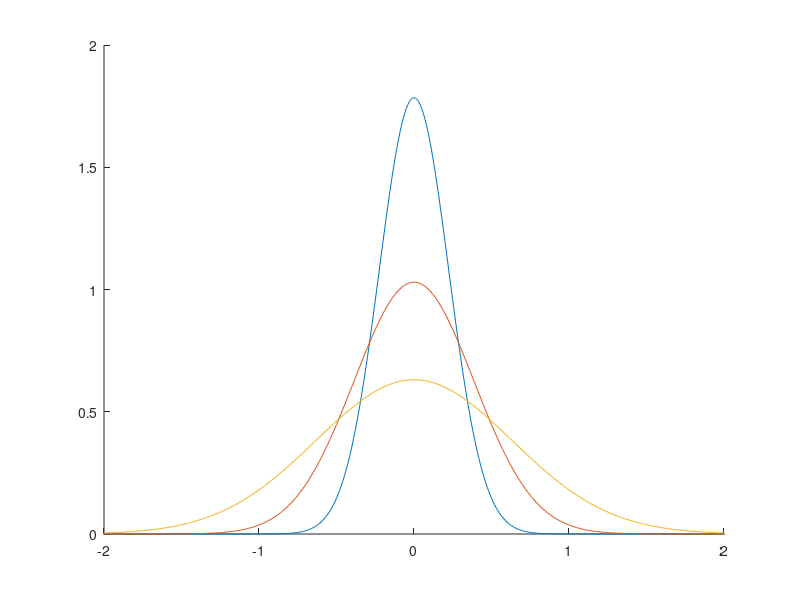
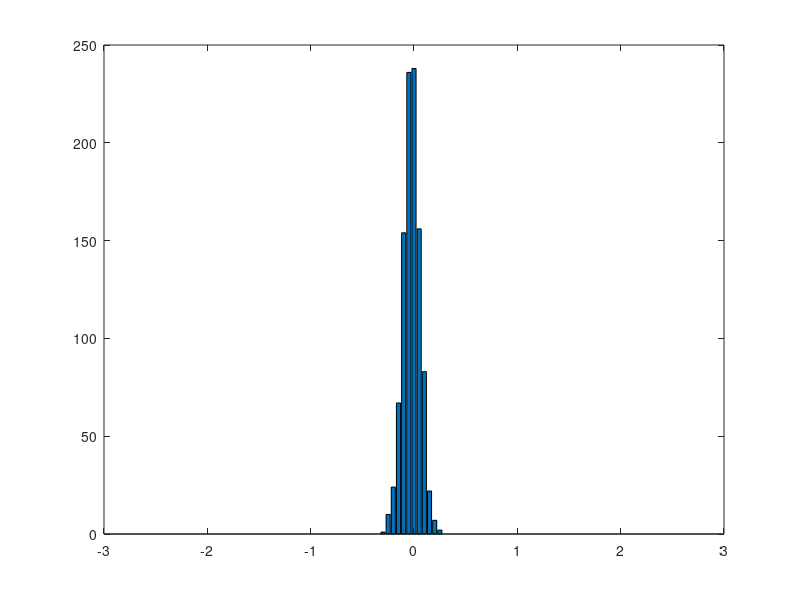

Write the MATLAB code that produced these figures, in order.
clc, clear all, format compact


figure(1)
clf(1)
hold all

sigma_2 = 0.4;

for sigma_2 = [0.05, 0.15, 0.4]
    mu = 0;

    sigma = sqrt(sigma_2)
    x = -5:0.01:5;
    % y = (1/(sigma * sqrt(2*pi)) * exp(-1/2*((x-mu)/(sigma)).^2));
    y = (1/(sigma * sqrt(2*pi)) * exp(-1/2*((x-mu)/(sigma)).^2));
    y_inv = y;


    plot(x,y_inv)
end 
xlim([-2,2])

%%

r = [0.07049364245017413
0.023188497055053638
-0.021466584789633765
0.06351693429032126
-0.009147574889195122
-0.030519922270735706
-0.02353601635415278
0.07805298867153743
-0.0009837578872729615
-0.0030073852882096853
0.06381577816741968
0.054940184275845044
0.03650815526750954
0.03558121971626521
0.12631627285984676
-0.08496524009426482
-0.06590457695603705
0.013989368129586122
-0.0013630720758682766
-0.005372756993374888
0.04124822937672366
-0.008432680421244391
-0.06570214644846153
0.03505711627383488
-0.024526240287138783
0.04025382964623062
0.05365335451900655
-0.02748022933381095
0.08282045509761643
-0.08224157938062086
0.0005766718266128076
0.12990710423938645
-0.16257721493163904
0.03226775927184587
-0.17379131567813416
0.04576179255097181
-0.021929026859685844
-0.08631440602251866
0.06341505776480427
-0.09351642345764322
0.0316784834372884
0.044753208871992634
0.12154123697012198
0.032368238497692735
-0.04345182232494373
0.03706042378766882
0.10177526500554873
0.08278984671912631
0.06814282059349054
0.02891970569399241
-0.0790276829919553
-0.06301014234331974
0.004158975178870779
-0.07147938486602637
-0.030441445602389372
-0.004627522764325473
0.14626583887155675
-0.009118250996163436
0.0385175753631079
-0.024915177245714088
0.031683091293290666
0.07118490716510176
0.010637309979673125
0.055577331456412436
0.06128443525704568
0.050486207522777604
0.07349374397070911
0.05403910510893419
-0.11370583282066045
-0.0335080907287524
-0.03242109170662949
0.06164386795260681
-0.07316230932310623
0.08265692561035647
0.11802158420335497
-0.020722788162536632
-0.03574004436262591
-0.07381380350628536
0.06840025929866977
0.050672613791751794
-0.10446097735157128
0.0030316090704232846
-0.21514423644659134
-0.1629308184829506
0.0634859436483811
-0.0073229124036179125
-0.03259123624328511
-0.020735173204611632
-0.009659773206778379
-0.05570847421946373
0.06449475225154694
0.12715825238798234
0.08997015859266327
-0.0481305090529602
-0.09494767155075386
0.012876371052518924
-0.03564633063156597
0.03937259285936998
-0.24119624833931078
0.05548645418556442
-0.10474682420702795
0.10464258632399168
-0.06458057153682631
-0.22887924231978246
-0.008384640111727777
-0.03142835907565044
0.16375646910206332
0.016323840388075966
0.024979976142400943
0.011077069608927749
-0.028964329395273606
0.016857026758917745
0.04882546711899221
-0.02650243331900875
-0.14736296779928165
-0.025828251308264553
0.10067250553854538
0.033116593471466185
0.0865856632885546
-0.018552007826679106
0.17153178123230045
-0.08999157517729194
-0.12144039359595132
0.009543093545457194
-0.06615201563648922
-0.02343279193386987
-0.05989068237948426
0.012948105956986573
-0.08880832753267948
0.06658970867734394
-0.07046283872936043
0.047681089719979676
0.08894002658693241
0.008281179166325146
0.14907280122398256
-0.2384696942938034
-0.03409936573697606
-0.05260798344576767
0.12941366861017062
0.022081549078094596
0.0853437171075178
0.03246583493777474
0.0051062994576880705
0.13607941913234983
0.0612664972892933
-0.05700470868109809
0.036430445193944
0.12187012719387007
0.05536581018167763
0.05328291026141084
-0.14946416830081952
0.1397905635364655
-0.008898236807682822
-0.09955337091175198
0.001486487736185255
-0.07202994593392122
-0.08109789624200145
-0.013610146086798468
-0.008501801133665044
0.13289891889811523
-0.12913892300130927
-0.0922421261152483
-0.04419500627632183
0.01577797335328078
0.005216828291409014
0.04103981247447019
0.09327489282132953
0.02679584856422161
0.01089602217095185
-0.05359760303630968
0.033716415075716294
0.1735622443588632
-0.050944904314307635
-0.012445630765191285
-0.005529068957948539
0.11293245192805279
-0.043532429560269294
0.0008856541021905933
-0.11560711393872522
0.011365530115904044
-0.1182794676399359
-0.08146277120484938
-0.10258849515513924
0.05604947352674695
0.04670722199362801
-0.05783424707451695
0.0655403812727268
0.04626476065717938
-0.030011885193039173
0.021535491890084416
-0.030214483756157613
0.010462822912310512
-0.047222671998856214
0.06432844867882366
-0.24116808184782568
-0.009296971517029023
-0.030320934037966686
-0.014549152615527696
-0.13247770920251123
-0.04565862054468532
-0.030603765770947793
-0.0852314078412895
-0.04139712636589657
0.10864514363182401
-0.051696668845220894
0.005550893887751026
0.03662416744147952
-0.10092089463996093
-0.043399842680840364
0.09115580201935304
0.06324656695214233
0.06950821655424658
-0.019454046170860835
0.14328033587425767
-0.15565031615153854
0.06055567808543388
-0.053772839136001616
0.17556873693497577
-0.09518482937960916
0.10113536029706234
-0.07380674050414364
0.1295289777550252
0.04812098865879045
-0.10849460350510894
0.08682240774623927
0.1030943045003043
0.0858838563825592
-0.1707789989242413
-0.009728921693804286
0.10916065973393008
0.03334873318030022
-0.01667088573307192
-0.007199937273622083
0.0924328170355816
-0.052903022981003855
-0.03138760428766149
-0.042395361028980345
0.11067769767054779
0.2208666834814615
0.01713243055381474
0.044927208849517945
0.12080736898133246
0.008265243339919213
-0.016351508416198535
0.01065226765549083
-0.05636526764289163
0.01009317450341335
-0.0022427458483363937
-0.057051859169725376
0.09627023301011618
-0.15808754757241367
-0.05761235657867521
0.11943286288665989
-0.045714185983216665
0.21879920098764172
0.020769718356717374
-0.03768355862017721
0.07583831613440827
-0.10089570162565167
0.005110335429617231
0.07315043020702927
0.15805769839022774
0.07105360871218641
-0.013753007547420617
0.13875522066564266
0.0367904063941994
-0.029175426657554706
-0.09422989779251456
0.013325817441319377
-0.006249318014993013
0.0484815479416523
0.1736380290756562
0.06274062136913236
0.05289518547376746
-0.019883572928615274
-0.05705007638133421
-0.0710852291601713
0.06394223522163046
-0.07422358473399157
-0.02215329531427652
-0.009050786319593895
0.05836234254521744
-0.14009108105317744
0.01614199746523376
0.024691508212180257
-0.09791408328602776
-0.05853559843099217
-0.12001314020407808
-0.031226276945873623
-0.05810375892353884
0.08829501083420821
0.08676396774373599
0.011498167263808765
-0.03337632327993353
-0.0831007007336457
-0.0796675837562488
-0.06933790190782389
0.15275230216917657
-0.0425325102239743
0.041333100448208294
0.08572022705444926
-0.012324686404595879
-0.1165359505609442
0.08142764208784956
0.04993431835313296
-0.07276096361309835
0.09475314550984477
0.13923207716135236
0.08263149327015738
0.056662486747006656
-0.12366275509757024
0.19320249702632736
-0.0723333629050336
-0.10591645792386097
-0.08124806788704257
0.05820040019638291
0.17559462756470376
-0.07914147896493046
0.1007185477392154
-0.0018755614153211047
0.07615602933140342
-0.06104219214306341
-0.0115565565239044
-0.018349400891172755
-0.012182327041739
-0.0748813388055744
0.016775286528512595
-0.04057217998861223
0.029204454636691222
0.0948253805026605
0.03288913509645225
0.0818762661869971
0.12802169266645794
-0.10544849259324117
0.07457064208604697
-0.006918923761391557
0.0466195846742209
-0.02883470491926731
0.05145428699710648
-0.02631918643608648
0.02176314589176038
0.05004445300642587
-0.0557601867826943
-0.1835534111915166
0.008612129543630415
-0.07066738127071613
-0.047867438703131454
-0.042699219781779874
-0.10999821605825373
-0.09021428342334424
0.0903225776584587
0.1611741659908367
0.07505261597596918
-0.08543800822416342
-0.0383069348870881
-0.021848995924434674
0.00997324783812691
0.16160570170392483
0.012171882269725837
-0.005467457743638006
0.0377563390611795
-0.024531307477818416
-0.020746971362231897
0.013958601459627287
-0.0902627961090951
-0.03444851854358225
-0.0807222694771955
-0.05438932644924762
-0.03641678943020173
0.1252122687681402
-0.028182856416188163
-0.07192650609098361
0.03803948895413308
0.005884951011514123
0.15010098712228112
0.0635534452770724
-0.08296950358684951
-0.03762304448456976
0.0017955728577360272
-0.03388310424004814
0.036495519585902816
-7.804963113510007e-05
0.13135349049261089
0.015176987553563935
0.007945778808046294
-0.027925414856443793
-0.03492434506788732
0.070077346824747
-0.04678611127572412
0.12702891603298722
-0.032904774853153476
0.03566112855520137
0.15734377254705936
0.00408284640152996
0.04615243335803197
0.11840712280070952
0.0413478711428632
-0.04314972438221799
0.08923750711635206
0.024428676864506636
-0.29597054548856055
-0.06584806383440704
0.0086601107157498
0.023907884456493292
0.11737835098612129
0.047217096577704426
-0.05080704694319421
-0.2294435616313304
-0.03257314155296936
-0.03712126051755661
-0.033072661497133594
-0.06274388725961555
-0.09189351261221816
0.030011891119997438
-0.10538905151995519
0.20347309544863743
0.0321125275375001
0.02989754036023594
0.02063785482249358
-0.10477476563967889
0.04188685669079947
-0.09463723868957219
-0.040646006129198664
-0.06949952252819472
-0.04125026527871484
-0.03440303472456495
-0.003894709998153383
0.1475471128706098
0.06952803357318317
-0.0672975893968036
-0.013907056014980816
0.06752261740308209
-0.11957893838317045
-0.06750467742958316
-0.07520762620610576
-0.0036678304274867196
0.08077095181600707
0.06192863264758646
-0.06620672136829403
0.032391934071035564
-0.025408230873098556
-0.02382388994345227
0.009129620033256044
0.07641863524649269
-0.11371745031680702
-0.04959709308537739
-0.06931271870363799
0.1090631538742529
-0.011245676377845976
0.011698096745738032
0.04835873075404689
0.02686670546050161
-0.08892364045960785
-0.06445232933291331
-0.020187838769874306
-0.011963420529027496
-0.019718838928795484
-0.0038317620165068235
0.03890653864248313
0.027277410318417527
0.07751016636720486
-0.06113543306470759
-0.015740544398317385
0.07820764918666526
0.10201917302681053
-0.11466355948918383
0.05397480424605699
-0.1863982264475191
0.024269249631766462
-0.056240936448400884
0.029596124487707876
0.008284872536931812
0.13528140721852017
0.05183314424477657
-0.14440374669910921
0.09507506057108352
0.2191991630192191
0.06836388211369888
-0.1639580422167773
0.009231266148314198
0.014757371684973992
-0.1795166835381272
-0.07605362826652658
-0.08156655109657075
0.09350063833793769
-0.08717748348063635
-0.027975953185641694
-0.05819421245269108
0.12230209705299223
-0.1475663450129247
0.1091124184355167
0.12104975634604528
-0.06634963391568738
0.07601447485945881
0.07164411623352002
-0.05905742742047671
0.08171020288905673
-0.016684304816083028
-0.030066174571113536
-0.051340359606467656
0.057068069846828724
-0.01060435958112157
0.03525144276004034
0.02227279171270878
0.03096476108125046
0.03756481520229914
-0.020197879791729007
0.22350945314649942
0.009532759815205712
-0.05822133078575869
-0.04009835854047433
-0.07139514000237249
-0.09818274174501176
-0.05564632990546236
-0.01733118400144818
-0.04061482260399628
0.12829470206291194
0.021928916235532465
-0.0412006387342779
0.011558518267403386
0.021380639967609843
-0.043272820492200756
-0.11006849189276506
-0.038837419981827624
0.028093212476075942
-0.06724766310755084
-0.11678225248339116
0.04600905404350372
-0.014904659061627778
-0.08645586520611405
-0.0411187963618811
0.012863608358145762
-0.1303711085973721
0.06094616434882778
0.01942998364075117
0.13626499944461892
-0.04528111694100206
-0.0846493927434712
-0.022339284909557323
0.030761697836701265
-0.24809399732589235
0.03985230122144826
-0.023990587715061303
-0.03030341459207044
0.12722993889706438
-0.03554778687009525
0.00449783890462217
-0.012861187792936
-0.05758043223473018
-0.009384869054473152
0.09726572080368724
0.018222075537307755
0.0660139095390327
-0.004344241673641818
-0.0665496619191363
0.05570593125148021
-0.17497858292111637
0.02341505745405081
0.10991909376104332
0.11670782365456417
0.002396060299327267
0.1119038027815385
-0.06733958517843193
-0.16858720635290497
0.07534273208324724
0.14587505064941528
-0.07057195324563124
-0.06358645658010877
-0.03879116162757198
-0.07707023306073522
-0.08418713085318943
-0.022822331252069523
-0.08567453412888801
0.10887071413826217
0.01958397017210073
0.1143638566409922
-0.021644869216785764
-0.12021541206416736
0.1101751546074997
-0.017072702532412807
0.03918402008544282
0.04090248548385235
-0.01457606468253926
-0.04825003939548554
-0.036362160675452566
0.03894028830033015
0.0161240616381066
0.1203843965726122
-0.07390161772754843
-0.0038776621435712166
0.014763307063780422
0.023983620933992377
0.10979914566179734
-0.00497222285007422
0.07598272722558559
-0.10029822239346099
0.012825229577275825
-0.04768145555192966
-0.10552122894354915
0.1356413316912773
-0.03584386027748285
-0.0234533199442938
0.03420691705604726
0.09641616246309936
-0.02688442497990421
0.10558392975009481
-0.1687165867499036
0.013222210753099404
0.01265761019219786
0.013194080384593366
-0.12744927770333678
-0.041830158025585255
-0.10116554477453031
-0.06082758962784815
-0.06817881754372816
0.021148572496363437
0.044362966630532207
-0.02411238545399788
-0.02828264870290267
0.073681572809575
0.14733009995757956
-0.08797541275615861
-0.02027798291803064
-0.04143697943070175
-0.011682914300943155
-0.05304994520385157
-0.03292964703260541
0.07941351902212448
-0.08187589696221523
0.05182623034695886
-0.10376825516826628
0.10501467420064539
-0.0058114125655734285
0.027674839153545055
-0.08063640325963149
0.05465786974173356
0.04845555719992821
-0.09550061851547453
-0.15286748564088767
-0.0049799679680336065
0.062177755963250814
-0.031415623558464466
-0.0026060088370833947
0.05429810152606592
-0.08819535183692953
-0.09992124727587148
0.15991282408530752
-0.06181081295670108
0.02901065352354359
0.028881724733890612
-0.06270259978783045
-0.02086887577089586
0.02628886159453158
-0.04021151314721428
-0.06594678272336207
-0.04697646070087672
0.03355726032120547
-0.1048911695014888
-0.1116074758255777
0.04961872737484925
-0.012227712063670015
0.0006546896609796983
0.045476116936723286
-0.1560116302928515
-0.1507461478353521
0.018331162207372673
0.12788725214036412
-0.07838056780873323
0.0051260505822689015
0.05055858467954815
0.057111866025533246
0.061342761683605834
0.011784482792679404
0.09639654184260125
-0.009099809829425098
-0.061527081428967505
0.041891583297237835
0.008900265450781365
0.0980011736873754
0.06699362061685456
-0.01861692319866504
-0.07561758105879718
0.02844942666464683
-0.022894886681172868
0.05458041557743947
-0.10917439293236635
-0.05532048831422089
-0.012362952582364787
-0.08406119133657938
-0.04069997450567889
0.049730534946661395
0.015437071481113061
-0.02965156359190871
0.08799755629271402
0.052418470413294393
0.2614889678508136
-0.12600032544481227
-0.027036900513152665
0.09164057349788429
0.08603664457832215
0.027368289156676027
-0.15496850197990833
-0.06567685487392372
0.2768069582090882
0.05321286091023971
-0.10487079897464911
0.013545432312696434
0.03903030198881427
0.053387812796557174
0.04950602467866198
0.06448146004002632
0.06947810341623596
-0.0090146841123568
-0.019110309916598036
0.14365105809135933
-0.029834026115393486
0.03288430104389821
-0.20236092763982938
-0.14559383689127145
-0.049078218972239115
-0.022789305488531114
-0.19926536413548948
0.03683634094368752
0.06745509431507837
0.06433498246648078
0.016456668422515936
0.01888946397903987
0.020026825359745662
-0.10873991733550224
-0.0918555746238385
-0.060426061738789345
0.018364593686149063
-0.10826463941239657
0.01129936228681895
-0.0540710846985125
-0.11152980752251276
0.05235510425925991
0.1417406009436109
0.01944366661139663
0.011091442595370397
-0.0008841659329603841
-0.06209560102107025
0.06299196098653921
0.025494086818601852
-0.020092732934856482
-0.0036581619103602074
-0.15219285877463984
0.13707054070698818
0.10682734835846557
-0.004402720450182105
0.002276146889718585
0.12994073011409954
-0.11609319124807431
0.007403036643678462
0.12200202162561029
0.10074584779424152
-0.05886606331089198
0.007460143254632836
-0.2177530122778497
0.0019335347939711367
0.0020964171105931195
0.06690834235504092
0.05916834545401325
-0.04663687536587201
0.1693992354918054
0.05909604900317083
0.08469005549801167
-0.03110400458167086
0.03584441865997851
-0.1174500786890957
0.05259100228854935
-0.03978435474954352
0.1137757953219627
-0.1738614769419343
0.04328116127579907
-0.033355072139160565
0.1275924705350159
0.03582536577940575
-0.021116618037856413
0.03550553916774673
-0.09861488260678712
-0.014754080867366435
0.04517669196875957
0.02597208696568737
-0.04104473771772137
-0.16846504203551374
-0.10805094459684249
0.030222543230578255
0.015036471448593063
-0.024039187405038697
0.0892732995248328
-0.033655062980630056
0.011239963496227837
-0.06953936547710549
0.05314471331348138
0.13019309792751668
-0.02055574224660474
-0.06692555173815797
0.049599345304250864
0.051831258772597935
-0.10097124672240625
-0.008177885741139123
0.03970782401467577
-0.03077761729973406
-0.020237158121800887
-0.0679288703316684
0.06977625461063966
0.1426486343793274
0.03333131790917792
0.019236398210669504
0.06553433674829487
0.1493095645746859
0.00921840557104199
-0.09894806024166662
0.11064877083997782
-0.05640523444585869
-0.0068963777683977035
-0.04903413288645017
-0.09164413200570991
-0.031518318243384205
0.06186823352316596
0.11436428432644044
0.05905538537161599
-0.04797696371432163
0.2339624490424592
0.039227286380498334
0.03750948590135279
0.07893291389339925
0.006188032269258415
-0.0824879304828055
0.03799336305070144
-0.12864392898163962
0.049980934428338654
-0.04272521004872857
-0.0022746777169627345
0.02562067927629396
0.04193914320068529
-0.13790482006326055
-0.03858837412770523
0.1289935869699702
0.07083529632840561
0.06743713384313198
-0.21460188392244792
-0.02960662993918431
0.00561963087595441
0.10550214269873219
-0.01827787294077993
-0.014087006864128455
-0.060511023367931904
-0.0011022088125373494
-0.09264573895139722
0.01505208601543169
0.0508569243478755
0.007217839124545258
0.029814910116265567
0.03642011966406557
-0.03747308719953913
0.01764613644323063
-0.06517623323804092
0.019207879074747403
0.03165937817265582
0.10673454250118314
-0.17914037752799253
-0.028594054561968063
0.021976621815585556
-0.016077404706079358
0.0874061733591204
-0.03466510152697995
0.19103701170658657
0.033009514760375745
0.10322747217184508
-0.025821726636972697
-0.17146851457756046
0.1733703421653113
0.02293421728964008
-0.09412897783220112
-0.11358837059609533
0.07922693420218141
-0.0018171024822629415
0.004516536133059429
0.0578830577999199
0.14061807659677977
-0.04070089010601296
-0.05801178793756195
0.0030044685442334514
0.010666153634571443
0.016745780891113046
-0.032974203628125705
0.0790861519960466
0.08650142439569189
-0.01822351115380714
0.029748325403433785
-0.06678832466296608
-0.00235342528620807
-0.06507222485278315
0.003630224071076023
0.03108860064798521
0.017878072268117464
0.09406568555076504
-0.11674133440362214
-0.011514673531107416
-0.02080260737302653
-0.12344413009828335
-0.06262279445564467
-0.12227750143256642
-0.0458807352015081
-0.06260296779238125
0.21188517500446938
-0.137829448266177
-0.14986833838534375
0.056429674225296024
-0.10032323092204344
0.18593507537362633
0.0470190684066987
0.0957391153141645
0.043821706623951566
-0.03815713115669127
-0.048316793603502044
0.0008940150969115874
-0.06706803325488746
0.05780984530137222
0.11250094544711065
0.05933840140901801
0.1347952955586259
0.028221473808931932
-0.03833880511053127
-0.04946450367992119
-0.0023165014315238083
0.021424181102528334
-0.07654659045504947
-0.002446191344536858
-0.0789458552832397
0.04132177186019237
-0.025515415144349823
0.05287933943637386
0.048840857428305545
-0.11855218888106155
0.07602458584548777
0.042736681289619764
-0.09194886144870339
0.07725229920627821
-0.05136516405551631
0.06768318486448276
-0.002685759118154793
-0.08208439961945031
0.13462744614277825
-0.10735429084333024
-0.14991747044005682
-0.14214810080369666
-0.08998086172780667
0.16393280938910582
0.1638258432431373
0.189676605956063
-0.038148709406055706
0.0015883004593743055
0.08962339842312629
-0.10915175648069898
-0.0670133588748356
0.16861572526543697
0.08896498377168265
0.05977556114669647
0.004660140122070146
-0.03323645298729312
-0.04749685093370428
0.004828716139509372
0.0963615956991699
-0.021218410626992933
-0.17340606144912293
-0.022765317318628745
-0.010230305969778863
-0.006926136533090515
0.046854725597990435
0.03551716759785754
-0.10333594860112295
0.026378042428462107
0.013423898414474427
-0.02126194845429647
-0.07974696768893912
-0.08249961323269474
0.08066526636535326
-0.03655302599775744
0.03146171073080359
0.08518081829039684
-0.04050886531295436
0.07954547528669631
0.05824918788485738
-0.05074216024947432
0.032228109137547485
0.029162534454240472
-0.08684187689138147
0.0028582645811370713
0.10023190949878458
0.0031765114127022378
0.11229429817864814
-0.055310436640369894
-0.14210041158330694
0.1029164555638188
0.022980464285130533
-0.14729891379068602
0.05305706867833584
]; 


bar_ranges = -2:0.05:2
bars = zeros(1,length(bar_ranges));
for j = 1:length(r)
    rd = r(j);
    for i = 1:length(bar_ranges)
       if rd < bar_ranges(1) 
           bars(1) = bars(1) + 1; 
       elseif i == length(bar_ranges)
           bars(length(bar_ranges)) = bars(length(bar_ranges)) + 1;
       elseif rd > bar_ranges(i) & rd < bar_ranges(i+1)
           bars(i) = bars(i) + 1;
           break;
       end
   end
end

figure(2)
clf(2)
bar(bar_ranges, bars)